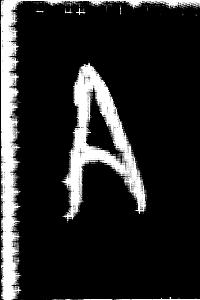
#> input picture archive/alphabet-dataset/Train/A/result_image_20240229_144338_691694_1.jpg, 200 x 300 px, found by its file name; its folder holds only this picture in this run
$ python convertToscsv.py
#> lines starting #> are read from the running program, lines starting #| are printed output that depends on the picture
import os
import numpy as np
import pandas as pd
from PIL import Image


train_path = r'C:\Users\saiva\OneDrive\Desktop\pragament\archive\alphabet-dataset\Train'
val_path = r'C:\Users\saiva\OneDrive\Desktop\pragament\archive\alphabet-dataset\Validation'

img_size = (28, 28)
data = []

def process_dataset(dataset_dir):
    for label in sorted(os.listdir(dataset_dir)):
        label_path = os.path.join(dataset_dir, label)
        if not os.path.isdir(label_path):
            continue

        for img_name in os.listdir(label_path):
            img_path = os.path.join(label_path, img_name)

            if not img_name.lower().endswith(('.png', '.jpg', '.jpeg')):
                continue

            try:
                img = Image.open(img_path).convert('L')
                img = img.resize(img_size)
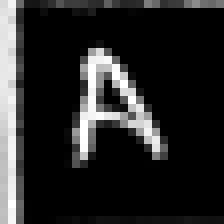
#> img: PIL image 28x28 L (shown 8 times larger); min 0, max 255, mean 39.4
                img_array = np.array(img).flatten()
#> img_array = 784 values, max 255 at index 235, min 0 at index 31, mean 39.38
                row = [label] + img_array.tolist()
#> row = 785 items, first 6: 'A', 218, 242, 105, 22, 21
                data.append(row)
            except Exception as e:
                print(f"Error processing {img_path}: {e}")
#> pass 2 of the loop in process_dataset, `for label in sorted(os.listdir(dataset_dir)):`:
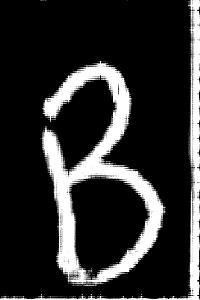
#> input picture archive/alphabet-dataset/Train/B/result_image_20240229_144338_538523_5.jpg, 200 x 300 px, found by its file name
#> in process_dataset, `img = img.resize(img_size)`:
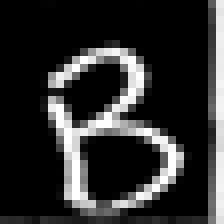
#> img: PIL image 28x28 L (shown 8 times larger); min 0, max 255, mean 46.4
#> img_array = 784 values, max 255 at index 206, min 0 at index 0, mean 46.44
#> row = 785 items, first 6: 'B', 0, 0, 0, 0, 0


process_dataset(train_path)
#> (the run stopped early here; a loop or call above may not have finished)
